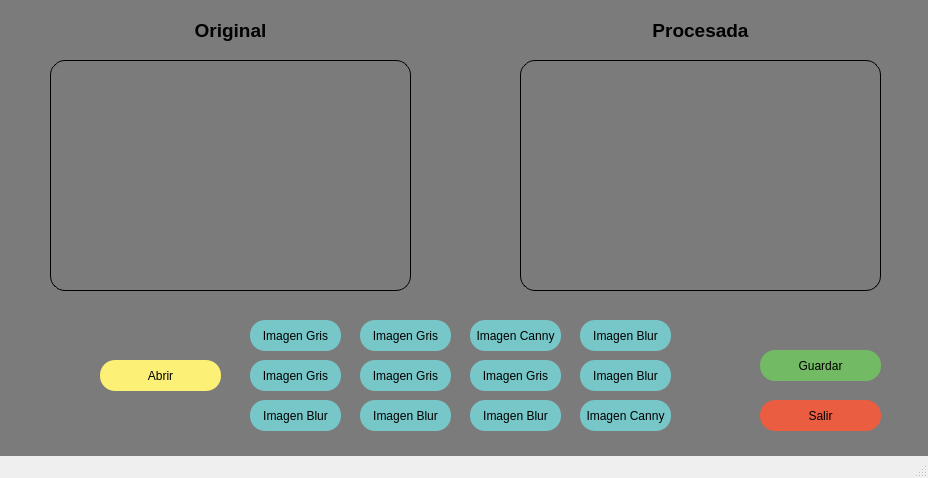
<?xml version="1.0" encoding="UTF-8"?>
<ui version="4.0">
 <class>MainWindow</class>
 <widget class="QMainWindow" name="MainWindow">
  <property name="geometry">
   <rect>
    <x>0</x>
    <y>0</y>
    <width>928</width>
    <height>478</height>
   </rect>
  </property>
  <property name="minimumSize">
   <size>
    <width>928</width>
    <height>478</height>
   </size>
  </property>
  <property name="maximumSize">
   <size>
    <width>928</width>
    <height>478</height>
   </size>
  </property>
  <property name="windowTitle">
   <string>MainWindow</string>
  </property>
  <property name="styleSheet">
   <string notr="true">QWidget#centralwidget{
	background-color: rgb(124, 123, 123);

}</string>
  </property>
  <widget class="QWidget" name="centralwidget">
   <widget class="QLabel" name="label">
    <property name="geometry">
     <rect>
      <x>50</x>
      <y>60</y>
      <width>361</width>
      <height>231</height>
     </rect>
    </property>
    <property name="styleSheet">
     <string notr="true">border: 1px solid black;
border-radius:15px;</string>
    </property>
    <property name="text">
     <string>&lt;html&gt;&lt;head/&gt;&lt;body&gt;&lt;p align=&quot;center&quot;&gt;&lt;br/&gt;&lt;/p&gt;&lt;/body&gt;&lt;/html&gt;</string>
    </property>
    <property name="alignment">
     <set>Qt::AlignCenter</set>
    </property>
   </widget>
   <widget class="QPushButton" name="cargar_imagen">
    <property name="geometry">
     <rect>
      <x>100</x>
      <y>360</y>
      <width>121</width>
      <height>31</height>
     </rect>
    </property>
    <property name="cursor">
     <cursorShape>PointingHandCursor</cursorShape>
    </property>
    <property name="styleSheet">
     <string notr="true">color: rgb(0, 0, 0);
border-radius:15px;
background-color: rgb(253, 240, 118);</string>
    </property>
    <property name="text">
     <string>Abrir</string>
    </property>
    <property name="autoRepeatDelay">
     <number>300</number>
    </property>
   </widget>
   <widget class="QPushButton" name="gris">
    <property name="geometry">
     <rect>
      <x>250</x>
      <y>360</y>
      <width>91</width>
      <height>31</height>
     </rect>
    </property>
    <property name="cursor">
     <cursorShape>PointingHandCursor</cursorShape>
    </property>
    <property name="styleSheet">
     <string notr="true">border-radius:15px;
color: rgb(0, 0, 0);
background-color: rgb(119, 199, 201);</string>
    </property>
    <property name="text">
     <string>Imagen Gris</string>
    </property>
   </widget>
   <widget class="QLabel" name="label_2">
    <property name="geometry">
     <rect>
      <x>520</x>
      <y>60</y>
      <width>361</width>
      <height>231</height>
     </rect>
    </property>
    <property name="styleSheet">
     <string notr="true">border: 1px solid black;
border-radius:15px;</string>
    </property>
    <property name="text">
     <string>&lt;html&gt;&lt;head/&gt;&lt;body&gt;&lt;p align=&quot;center&quot;&gt;&lt;br/&gt;&lt;/p&gt;&lt;/body&gt;&lt;/html&gt;</string>
    </property>
    <property name="alignment">
     <set>Qt::AlignCenter</set>
    </property>
   </widget>
   <widget class="QPushButton" name="blur">
    <property name="geometry">
     <rect>
      <x>250</x>
      <y>400</y>
      <width>91</width>
      <height>31</height>
     </rect>
    </property>
    <property name="cursor">
     <cursorShape>PointingHandCursor</cursorShape>
    </property>
    <property name="styleSheet">
     <string notr="true">border-radius:15px;
color: rgb(0, 0, 0);
background-color: rgb(119, 199, 201);</string>
    </property>
    <property name="text">
     <string>Imagen Blur</string>
    </property>
   </widget>
   <widget class="QPushButton" name="canny">
    <property name="geometry">
     <rect>
      <x>470</x>
      <y>320</y>
      <width>91</width>
      <height>31</height>
     </rect>
    </property>
    <property name="cursor">
     <cursorShape>PointingHandCursor</cursorShape>
    </property>
    <property name="styleSheet">
     <string notr="true">border-radius:15px;
color: rgb(0, 0, 0);
background-color: rgb(119, 199, 201);</string>
    </property>
    <property name="text">
     <string>Imagen Canny</string>
    </property>
   </widget>
   <widget class="QLabel" name="label_3">
    <property name="geometry">
     <rect>
      <x>60</x>
      <y>0</y>
      <width>341</width>
      <height>61</height>
     </rect>
    </property>
    <property name="styleSheet">
     <string notr="true">font: 35pt &quot;Freestyle Script&quot;;
color: rgb(0, 0, 0);</string>
    </property>
    <property name="text">
     <string>&lt;html&gt;&lt;head/&gt;&lt;body&gt;&lt;p align=&quot;center&quot;&gt;&lt;span style=&quot; font-size:14pt; font-weight:600;&quot;&gt;Original&lt;/span&gt;&lt;/p&gt;&lt;/body&gt;&lt;/html&gt;</string>
    </property>
   </widget>
   <widget class="QLabel" name="label_4">
    <property name="geometry">
     <rect>
      <x>530</x>
      <y>0</y>
      <width>341</width>
      <height>61</height>
     </rect>
    </property>
    <property name="styleSheet">
     <string notr="true">font: 35pt &quot;Freestyle Script&quot;;
color: rgb(0, 0, 0);</string>
    </property>
    <property name="text">
     <string>&lt;html&gt;&lt;head/&gt;&lt;body&gt;&lt;p align=&quot;center&quot;&gt;&lt;span style=&quot; font-size:14pt; font-weight:600;&quot;&gt;Procesada&lt;/span&gt;&lt;/p&gt;&lt;/body&gt;&lt;/html&gt;</string>
    </property>
   </widget>
   <widget class="QPushButton" name="salir">
    <property name="geometry">
     <rect>
      <x>760</x>
      <y>400</y>
      <width>121</width>
      <height>31</height>
     </rect>
    </property>
    <property name="cursor">
     <cursorShape>PointingHandCursor</cursorShape>
    </property>
    <property name="styleSheet">
     <string notr="true">color: rgb(0, 0, 0);
border-radius:15px;
background-color: rgb(235, 93, 65);</string>
    </property>
    <property name="text">
     <string>Salir</string>
    </property>
   </widget>
   <widget class="QPushButton" name="guardar">
    <property name="geometry">
     <rect>
      <x>760</x>
      <y>350</y>
      <width>121</width>
      <height>31</height>
     </rect>
    </property>
    <property name="cursor">
     <cursorShape>PointingHandCursor</cursorShape>
    </property>
    <property name="styleSheet">
     <string notr="true">color: rgb(0, 0, 0);
border-radius:15px;
background-color: rgb(114, 186, 100);</string>
    </property>
    <property name="text">
     <string>Guardar</string>
    </property>
   </widget>
   <widget class="QLabel" name="label_5">
    <property name="geometry">
     <rect>
      <x>10</x>
      <y>380</y>
      <width>41</width>
      <height>71</height>
     </rect>
    </property>
    <property name="styleSheet">
     <string notr="true">image: url(:/prefijoNuevo/logo-ipn-blancvfdgdo.png);</string>
    </property>
    <property name="text">
     <string/>
    </property>
   </widget>
   <widget class="QPushButton" name="blur_2">
    <property name="geometry">
     <rect>
      <x>360</x>
      <y>400</y>
      <width>91</width>
      <height>31</height>
     </rect>
    </property>
    <property name="cursor">
     <cursorShape>PointingHandCursor</cursorShape>
    </property>
    <property name="styleSheet">
     <string notr="true">border-radius:15px;
color: rgb(0, 0, 0);
background-color: rgb(119, 199, 201);</string>
    </property>
    <property name="text">
     <string>Imagen Blur</string>
    </property>
   </widget>
   <widget class="QPushButton" name="gris_2">
    <property name="geometry">
     <rect>
      <x>360</x>
      <y>360</y>
      <width>91</width>
      <height>31</height>
     </rect>
    </property>
    <property name="cursor">
     <cursorShape>PointingHandCursor</cursorShape>
    </property>
    <property name="styleSheet">
     <string notr="true">border-radius:15px;
color: rgb(0, 0, 0);
background-color: rgb(119, 199, 201);</string>
    </property>
    <property name="text">
     <string>Imagen Gris</string>
    </property>
   </widget>
   <widget class="QPushButton" name="blur_3">
    <property name="geometry">
     <rect>
      <x>580</x>
      <y>360</y>
      <width>91</width>
      <height>31</height>
     </rect>
    </property>
    <property name="cursor">
     <cursorShape>PointingHandCursor</cursorShape>
    </property>
    <property name="styleSheet">
     <string notr="true">border-radius:15px;
color: rgb(0, 0, 0);
background-color: rgb(119, 199, 201);</string>
    </property>
    <property name="text">
     <string>Imagen Blur</string>
    </property>
   </widget>
   <widget class="QPushButton" name="gris_3">
    <property name="geometry">
     <rect>
      <x>360</x>
      <y>320</y>
      <width>91</width>
      <height>31</height>
     </rect>
    </property>
    <property name="cursor">
     <cursorShape>PointingHandCursor</cursorShape>
    </property>
    <property name="styleSheet">
     <string notr="true">border-radius:15px;
color: rgb(0, 0, 0);
background-color: rgb(119, 199, 201);</string>
    </property>
    <property name="text">
     <string>Imagen Gris</string>
    </property>
   </widget>
   <widget class="QPushButton" name="blur_4">
    <property name="geometry">
     <rect>
      <x>580</x>
      <y>320</y>
      <width>91</width>
      <height>31</height>
     </rect>
    </property>
    <property name="cursor">
     <cursorShape>PointingHandCursor</cursorShape>
    </property>
    <property name="styleSheet">
     <string notr="true">border-radius:15px;
color: rgb(0, 0, 0);
background-color: rgb(119, 199, 201);</string>
    </property>
    <property name="text">
     <string>Imagen Blur</string>
    </property>
   </widget>
   <widget class="QPushButton" name="gris_4">
    <property name="geometry">
     <rect>
      <x>250</x>
      <y>320</y>
      <width>91</width>
      <height>31</height>
     </rect>
    </property>
    <property name="cursor">
     <cursorShape>PointingHandCursor</cursorShape>
    </property>
    <property name="styleSheet">
     <string notr="true">border-radius:15px;
color: rgb(0, 0, 0);
background-color: rgb(119, 199, 201);</string>
    </property>
    <property name="text">
     <string>Imagen Gris</string>
    </property>
   </widget>
   <widget class="QPushButton" name="canny_2">
    <property name="geometry">
     <rect>
      <x>580</x>
      <y>400</y>
      <width>91</width>
      <height>31</height>
     </rect>
    </property>
    <property name="cursor">
     <cursorShape>PointingHandCursor</cursorShape>
    </property>
    <property name="styleSheet">
     <string notr="true">border-radius:15px;
color: rgb(0, 0, 0);
background-color: rgb(119, 199, 201);</string>
    </property>
    <property name="text">
     <string>Imagen Canny</string>
    </property>
   </widget>
   <widget class="QPushButton" name="blur_5">
    <property name="geometry">
     <rect>
      <x>470</x>
      <y>400</y>
      <width>91</width>
      <height>31</height>
     </rect>
    </property>
    <property name="cursor">
     <cursorShape>PointingHandCursor</cursorShape>
    </property>
    <property name="styleSheet">
     <string notr="true">border-radius:15px;
color: rgb(0, 0, 0);
background-color: rgb(119, 199, 201);</string>
    </property>
    <property name="text">
     <string>Imagen Blur</string>
    </property>
   </widget>
   <widget class="QPushButton" name="gris_5">
    <property name="geometry">
     <rect>
      <x>470</x>
      <y>360</y>
      <width>91</width>
      <height>31</height>
     </rect>
    </property>
    <property name="cursor">
     <cursorShape>PointingHandCursor</cursorShape>
    </property>
    <property name="styleSheet">
     <string notr="true">border-radius:15px;
color: rgb(0, 0, 0);
background-color: rgb(119, 199, 201);</string>
    </property>
    <property name="text">
     <string>Imagen Gris</string>
    </property>
   </widget>
  </widget>
  <widget class="QStatusBar" name="statusbar"/>
 </widget>
 <resources>
  <include location="img/img.qrc"/>
 </resources>
 <connections/>
</ui>
